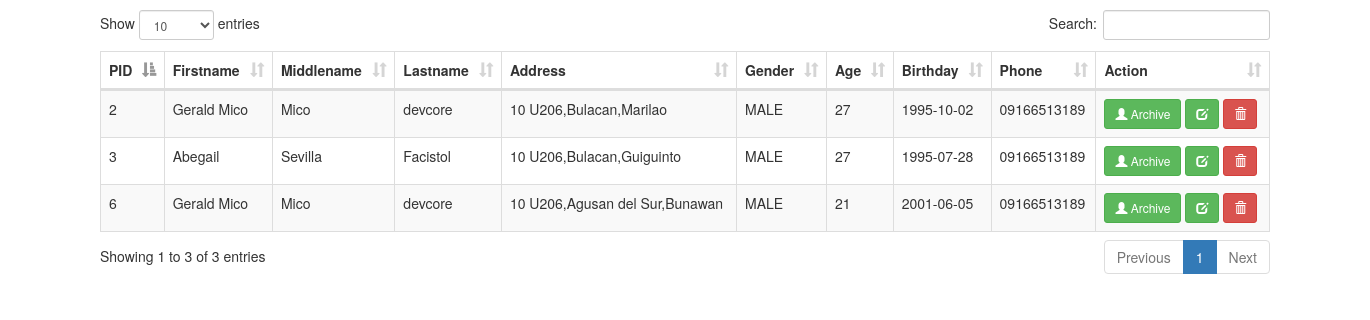
/ADMIN/patient/vacinated.php, run on the app's committed database.
### tables this page shows
CREATE TABLE `patient` (
  `patient_id` int(11) NOT NULL,
  `email` varchar(100) NOT NULL,
  `password` varchar(250) NOT NULL,
  `fname` text NOT NULL,
  `mname` varchar(100) NOT NULL,
  `lname` varchar(100) NOT NULL,
  `address` varchar(200) NOT NULL,
  `gender` varchar(50) NOT NULL,
  `age` varchar(11) NOT NULL,
  `birthday` date NOT NULL,
  `phone` varchar(50) NOT NULL,
  `status` varchar(200) NOT NULL
);

### ADMIN/patient/vacinated.php (the view, shortened to what this page needs)
<!DOCTYPE html>
<html>
<head>
	<link rel="stylesheet" type="text/css" href="bootstrap/css/bootstrap.min.css">
	<link rel="stylesheet" type="text/css" href="datatable/dataTable.bootstrap.min.css">
</head>
<body>
<div class="container">
			<div class="height10">
			</div>
			<div class="row">
				<table id="myTable" class="table table-bordered table-striped">
					<thead>
						<th>PID</th>
						<th>Firstname</th>
						<th>Middlename</th>
						<th>Lastname</th>
						<th>Address</th>
						<th>Gender</th>
						<th>Age</th>
						<th>Birthday</th>
						<th>Phone</th>
						<th>Action</th>
					</thead>
					<tbody>
						<?php
							include_once('../../connection/connection.php');
							$sql = "SELECT * FROM patient WHERE status = 'VACINATED'";
							$query = $conn->query($sql);
							while($row = $query->fetch_assoc()){
								echo
								"<tr>
									<td>".$row['patient_id']."</td>
									<td>".$row['fname']."</td>
									<td>".$row['mname']."</td>
									<td>".$row['lname']."</td>
									<td>".$row['address']."</td>
									<td>".$row['gender']."</td>
									<td>".$row['age']."</td>
									<td>".$row['birthday']."</td>
									<td>".$row['phone']."</td>
									<td>
									  <a href='#measles_".$row['patient_id']."' class='btn btn-success btn-sm' data-toggle='modal'><span class='glyphicon glyphicon-user'></span> Archive</a>
										<a href='#edit_".$row['patient_id']."' class='btn btn-success btn-sm' data-toggle='modal'><span class='glyphicon glyphicon-edit'></span></a>
										<a href='#delete_".$row['patient_id']."' class='btn btn-danger btn-sm' data-toggle='modal'><span class='glyphicon glyphicon-trash'></span></a>
									</td>
								</tr>";
							}
						?>
					</tbody>
				</table>
			</div>
        </div>
</body>
</html>

### ADMIN/patient/vacinated.php (style rules this page uses)
.height10 { height:10px; }

### data on the page
patient: patient_id "2", fname "Gerald Mico", mname "Mico", lname "devcore", address "10 U206,Bulacan,Marilao", gender "MALE", age "27", birthday "1995-10-02", phone "09166513189"
patient: patient_id "3", fname "Abegail", mname "Sevilla", lname "Facistol", address "10 U206,Bulacan,Guiguinto", gender "MALE", age "27", birthday "1995-07-28", phone "09166513189"
patient: patient_id "6", fname "Gerald Mico", mname "Mico", lname "devcore", address "10 U206,Agusan del Sur,Bunawan", gender "MALE", age "21", birthday "2001-06-05", phone "09166513189"
